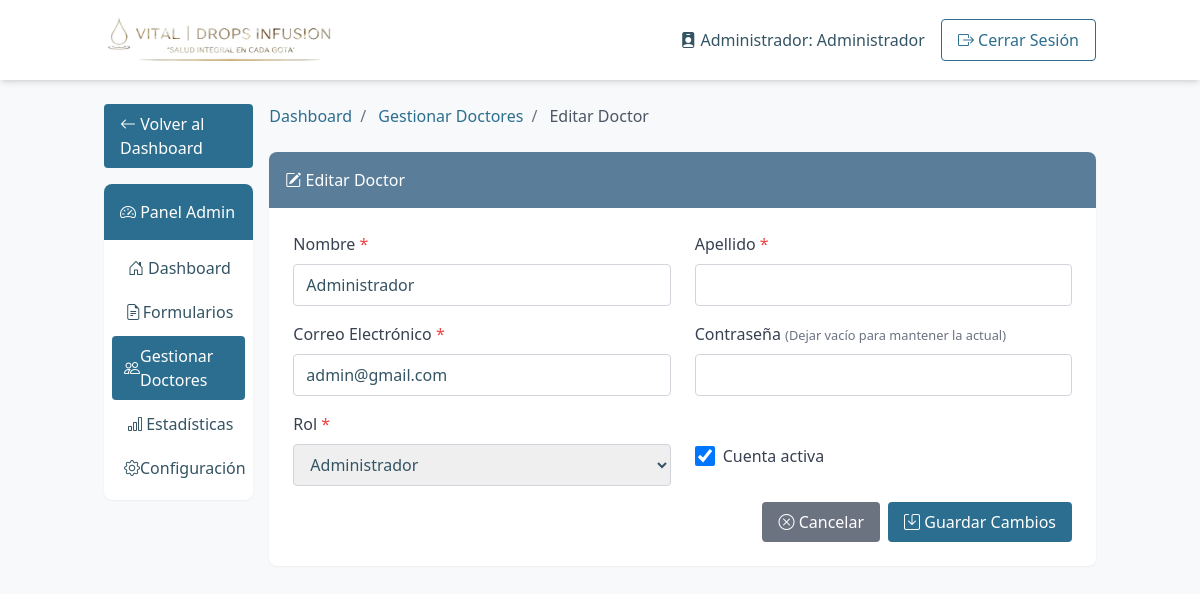
Page /frontend/views/editar_doctor.php?id=3 (signed in) on the committed database.
### tables this page shows
CREATE TABLE `usuarios` (
  `id` int(11) NOT NULL,
  `nombre` varchar(255) NOT NULL,
  `apellido` varchar(255) NOT NULL,
  `email` varchar(255) NOT NULL,
  `password` varchar(255) NOT NULL,
  `rol` enum('doctor','admin') DEFAULT 'doctor',
  `activo` tinyint(1) DEFAULT 1,
  `fecha_creacion` timestamp NOT NULL DEFAULT current_timestamp(),
  `ultima_sesion` timestamp NULL DEFAULT NULL
);

### frontend/views/editar_doctor.php (the view, shortened to what this page needs)
<?php
require_once '../../backend/db/conection.php';
$id = (int)$_GET['id'];
$sql = "SELECT * FROM usuarios WHERE id = ?";
$stmt = $conn->prepare($sql);
$stmt->bind_param("i", $id);
$stmt->execute();
$result = $stmt->get_result();
$doctor = $result->fetch_assoc();
?>
<!DOCTYPE html>
<html lang="es">
<head>
    <script src="https://cdn.tailwindcss.com"></script>
    <link rel="stylesheet" href="https://cdn.jsdelivr.net/npm/bootstrap-icons@1.10.5/font/bootstrap-icons.css">
</head>
<body class="bg-light">
    <nav class="bg-white shadow-md py-4">
        <div class="container mx-auto px-4 flex justify-between items-center">
            <img src="/public/assets/img/logo.jpg" alt="Logo" class="h-12">
            <div class="flex items-center">
                <span class="mr-4 text-dark">
                    <i class="bi bi-person-badge-fill"></i>
                    Administrador: <?php echo htmlspecialchars($_SESSION['doctor_nombre'] . ' ' . $_SESSION['doctor_apellido']); ?>
                </span>
                <a href="cerrar_sesion.php" class="px-4 py-2 border border-primary text-primary hover:bg-primary hover:text-white rounded">
                    <i class="bi bi-box-arrow-right"></i> Cerrar Sesión
                </a>
            </div>
        </div>
    </nav>
    <div class="container mx-auto px-4 mt-6">
        <div class="flex flex-wrap">
            <div class="w-full md:w-1/4 lg:w-1/6 pr-4 sidebar-container">
                <a href="admin_panel.php" class="inline-block px-4 py-2 mb-4 bg-primary text-white rounded hover:bg-opacity-90">
                    <i class="bi bi-arrow-left"></i> Volver al Dashboard
                </a>
                <div class="bg-white rounded-lg shadow-sm hover:shadow-md transition-shadow mb-6">
                    <div class="bg-primary text-white p-4 rounded-t-lg">
                        <h5 class="m-0 font-medium"><i class="bi bi-speedometer2"></i> Panel Admin</h5>
                    </div>
                    <div class="p-0">
                        <nav class="flex flex-col p-2">
                            <a class="py-2 px-3 rounded mb-1 flex items-center text-dark hover:bg-primary hover:text-white" href="admin_panel.php">
                                <i class="bi bi-house-door w-6 text-center"></i> Dashboard
                            </a>
                            <a class="py-2 px-3 rounded mb-1 flex items-center text-dark hover:bg-primary hover:text-white" href="formularios_pendientes.php">
                                <i class="bi bi-file-earmark-text w-6 text-center"></i> Formularios
                            </a>
                            <a class="py-2 px-3 rounded mb-1 flex items-center text-dark hover:bg-primary hover:text-white bg-primary text-white" href="gestionar_doctores.php">
                                <i class="bi bi-people w-6 text-center"></i> Gestionar Doctores
                            </a>
                            <a class="py-2 px-3 rounded mb-1 flex items-center text-dark hover:bg-primary hover:text-white" href="estadisticas.php">
                                <i class="bi bi-bar-chart w-6 text-center"></i> Estadísticas
                            </a>
                            <a class="py-2 px-3 rounded mb-1 flex items-center text-dark hover:bg-primary hover:text-white" href="configuracion.php">
                                <i class="bi bi-gear w-6 text-center"></i> Configuración
                            </a>
                        </nav>
                    </div>
                </div>
            </div>
            <div class="w-full md:w-3/4 lg:w-5/6">
                <nav class="flex mb-6" aria-label="breadcrumb">
                    <ol class="flex">
                        <li class="mr-2">
                            <a href="admin_panel.php" class="text-primary hover:underline">Dashboard</a>
                            <span class="mx-1 text-gray-500">/</span>
                        </li>
                        <li class="mr-2">
                            <a href="gestionar_doctores.php" class="text-primary hover:underline">Gestionar Doctores</a>
                            <span class="mx-1 text-gray-500">/</span>
                        </li>
                        <li class="text-gray-600">Editar Doctor</li>
                    </ol>
                </nav>
                <div class="bg-white rounded-lg shadow-sm">
                    <div class="bg-users text-white p-4 rounded-t-lg">
                        <h5 class="m-0 font-medium"><i class="bi bi-pencil-square"></i> Editar Doctor</h5>
                    </div>
                    <div class="p-6">
                        <form method="POST" action="">
                            <div class="flex flex-wrap -mx-3 mb-4">
                                <div class="w-full md:w-1/2 px-3 mb-4 md:mb-0">
                                    <label for="nombre" class="block text-gray-700 mb-2">Nombre <span class="text-red-500">*</span></label>
                                    <input type="text" class="w-full px-3 py-2 border border-gray-300 rounded focus:outline-none focus:border-primary"
                                           id="nombre" name="nombre" value="<?php echo htmlspecialchars($doctor['nombre']); ?>" required>
                                </div>
                                <div class="w-full md:w-1/2 px-3">
                                    <label for="apellido" class="block text-gray-700 mb-2">Apellido <span class="text-red-500">*</span></label>
                                    <input type="text" class="w-full px-3 py-2 border border-gray-300 rounded focus:outline-none focus:border-primary"
                                           id="apellido" name="apellido" value="<?php echo htmlspecialchars($doctor['apellido']); ?>" required>
                                </div>
                            </div>
                            <div class="flex flex-wrap -mx-3 mb-4">
                                <div class="w-full md:w-1/2 px-3 mb-4 md:mb-0">
                                    <label for="email" class="block text-gray-700 mb-2">Correo Electrónico <span class="text-red-500">*</span></label>
                                    <input type="email" class="w-full px-3 py-2 border border-gray-300 rounded focus:outline-none focus:border-primary"
                                           id="email" name="email" value="<?php echo htmlspecialchars($doctor['email']); ?>" required>
                                </div>
                                <div class="w-full md:w-1/2 px-3">
                                    <label for="password" class="block text-gray-700 mb-2">Contraseña <small class="text-gray-500">(Dejar vacío para mantener la actual)</small></label>
                                    <input type="password" class="w-full px-3 py-2 border border-gray-300 rounded focus:outline-none focus:border-primary"
                                           id="password" name="password">
                                </div>
                            </div>
                            <div class="flex flex-wrap -mx-3 mb-4">
                                <div class="w-full md:w-1/2 px-3 mb-4 md:mb-0">
                                    <label for="rol" class="block text-gray-700 mb-2">Rol <span class="text-red-500">*</span></label>
                                    <select class="w-full px-3 py-2 border border-gray-300 rounded focus:outline-none focus:border-primary"
                                            id="rol" name="rol" required>
                                        <option value="admin" <?php echo ($doctor['rol'] === 'admin') ? 'selected' : ''; ?>>Administrador</option>
                                    </select>
                                </div>
                                <div class="w-full md:w-1/2 px-3">
                                    <div class="flex items-center mt-8">
                                        <input class="mr-2 h-5 w-5" type="checkbox" id="activo" name="activo"
                                               <?php echo ($doctor['activo']) ? 'checked' : ''; ?>>
                                        <label class="text-gray-700" for="activo">
                                            Cuenta activa
                                        </label>
                                    </div>
                                </div>
                            </div>
                            <div class="flex justify-end">
                                <a href="gestionar_doctores.php" class="px-4 py-2 bg-gray-500 text-white rounded mr-2 hover:bg-gray-600">
                                    <i class="bi bi-x-circle"></i> Cancelar
                                </a>
                                <button type="submit" class="px-4 py-2 bg-primary text-white rounded hover:bg-opacity-90">
                                    <i class="bi bi-save"></i> Guardar Cambios
                                </button>
                            </div>
                        </form>
                    </div>
                </div>
            </div>
        </div>
    </div>
</body>
</html>

### frontend/views/editar_doctor.php (style rules this page uses)
body { background-color: #f8f9fa; color: #345464; }

### rows in the picture
usuarios: nombre "Administrador", email "admin@gmail.com", rol "Administrador", activo "☑"

### other values in the picture
$_SESSION['doctor_nombre'] . ' ' . $_SESSION['doctor_apellido'] "Administrador"
